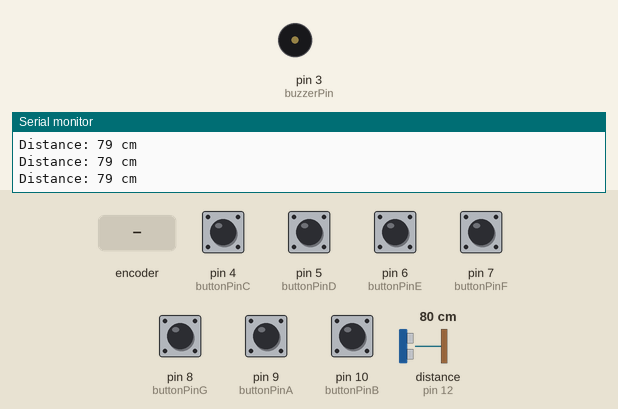
The sketch below on a simulated Arduino Uno, built with avr-gcc and run on an emulated ATmega328P. On the bench: buzzer (waves = sounding), the last lines printed to the serial monitor. Wiring (inferred from the names in the program): ultrasonic range finder: trigger pin 11; echo pin 12. Inputs (shaded band) come from the test bench; at power-on: pin 4 (buttonPinC), pin 5 (buttonPinD), pin 6 (buttonPinE), pin 7 (buttonPinF), pin 8 (buttonPinG), pin 9 (buttonPinA), pin 10 (buttonPinB) HIGH, distance to the obstacle (sensor on pin 12) 80 cm. The echo pulse lasts 58.3 µs per cm.

Above: at 1.2 s.
1.3 s: rotary encoder on pin 9 (buttonPinA) / pin 10 (buttonPinB) turned 3 steps (first pin leading)
At 1.58 s:
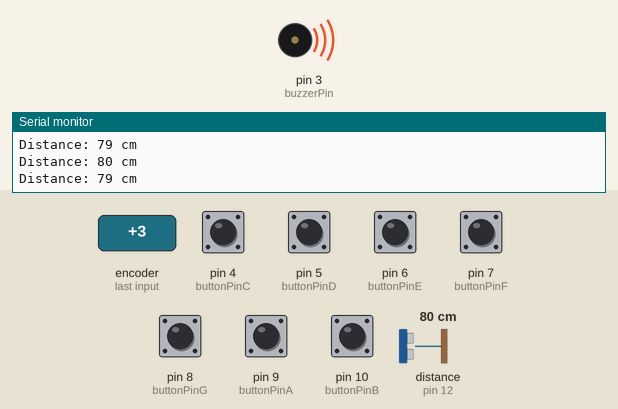
4.3 s: pin 4 (buttonPinC) pulled LOW for 0.15 s
At 5.3 s:
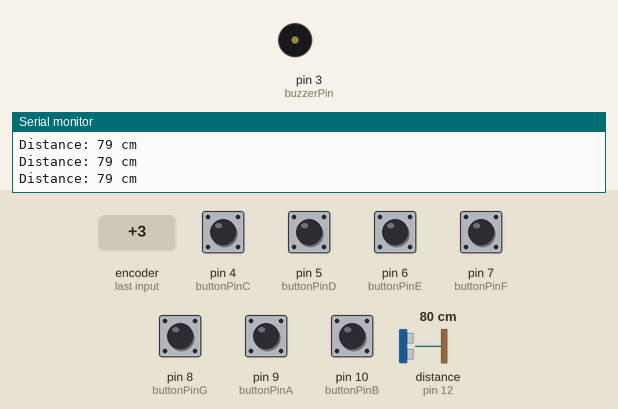
6.0 s: pin 5 (buttonPinD) pulled LOW for 1 s
At 6.19 s:
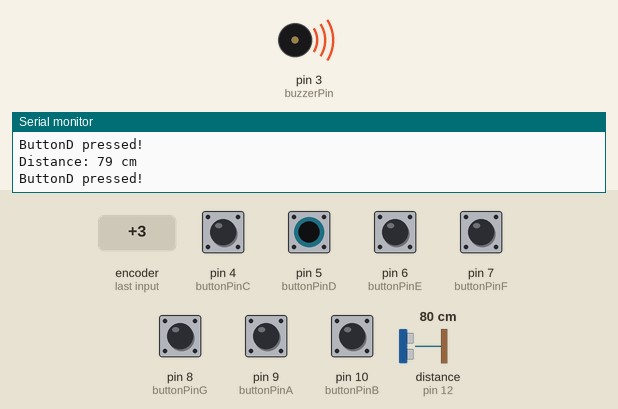
9.0 s: distance to the obstacle (sensor on pin 12) set to 12 cm
12.0 s: distance to the obstacle (sensor on pin 12) set to 9 cm
13.5 s: pin 6 (buttonPinE) pulled LOW for 0.15 s
At 13.7 s:
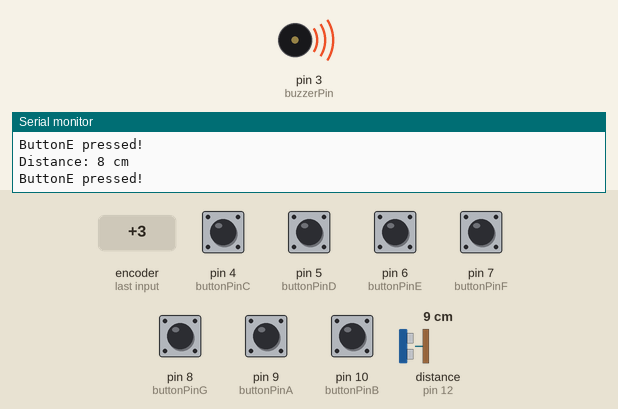
Timing chart, 0 to 16.2 s (numbered marks = the images above; inputs shaded):
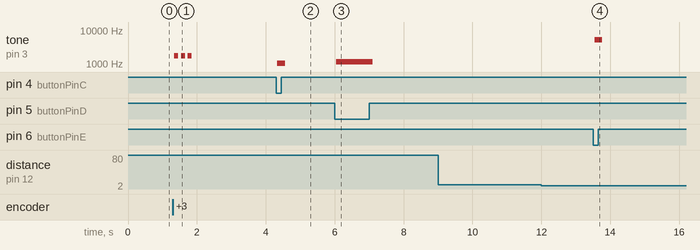

Measured:
- after the input at 1.3 s, tone on pin 3 (buzzerPin): silent → 1755 Hz at once, then repeats every 0.20 s: 1756 Hz 0.01 s, 1757 Hz 0.01 s, 1758 Hz 0.01 s, 1759 Hz 0.01 s, 1760 Hz 0.01 s, 1761 Hz 0.01 s, 1762 Hz 0.01 s, 1763 Hz 0.01 s, 1764 Hz 0.01 s, silent 0.10 s, 1755 Hz 0.01 s, until it stays silent from 1.8 s
- after the input at 4.3 s, tone on pin 3 (buzzerPin): plays 1035 Hz for 0.01 s, 1036 Hz for 0.01 s, 1037 Hz for 0.01 s, 1038 Hz for 0.01 s, 1039 Hz for 0.01 s, 1040 Hz for 0.01 s … (20 notes in this stretch), starting at once
- after the input at 6.0 s, tone on pin 3 (buzzerPin): silent → 1163 Hz at once, then repeats every 0.11 s: 1164 Hz 0.01 s, 1165 Hz 0.01 s, 1166 Hz 0.01 s, 1167 Hz 0.01 s, 1168 Hz 0.01 s, 1169 Hz 0.01 s, 1170 Hz 0.01 s, 1171 Hz 0.01 s, 1172 Hz 0.02 s, 1163 Hz 0.01 s, until it stays silent from 7.1 s
- after the input at 13.5 s, tone on pin 3 (buzzerPin): plays 5243 Hz for 0.01 s, 5244 Hz for 0.01 s, 5245 Hz for 0.01 s, 5246 Hz for 0.01 s, 5247 Hz for 0.01 s, 5248 Hz for 0.01 s … (20 notes in this stretch), starting after 0.05 s

The sketch:

Elec_Project2_copy_20240419124537.ino
```cpp
#define echoPin 12
#define trigPin 11
// Define the pin for the push button
const int buttonPinC = 4;
const int buttonPinD = 5;
const int buttonPinE = 6;
const int buttonPinF = 7;
const int buttonPinG = 8;
const int buttonPinA = 9;
const int buttonPinB = 10;
// Define the pin for the buzzer
const int buzzerPin = 3;


long duration;
int distance;

// Octave frequencies for each 5 cm range of distances
// int f[] = {131, 147, 165, 175, 196, 220, 247};
// int f[] = {520,584,656,696,764,880,976};
int f[] = {1040, 1168, 1312, 1392, 1528, 1760, 1952};

void setup() {
  pinMode(trigPin, OUTPUT);
  pinMode(echoPin, INPUT);
  Serial.begin(9600);
  Serial.println("Distance measurement using Arduino Uno.");
  delay(5);

  // Set the button pin as input
  pinMode(buttonPinC, INPUT);
  pinMode(buttonPinD, INPUT);
  pinMode(buttonPinE, INPUT);
  pinMode(buttonPinF, INPUT);
  pinMode(buttonPinG, INPUT);
  pinMode(buttonPinA, INPUT);
  pinMode(buttonPinB, INPUT);

  // Enable internal pull-up resistor for the button pin
  digitalWrite(buttonPinC, HIGH);
  digitalWrite(buttonPinD, HIGH);
  digitalWrite(buttonPinE, HIGH);
  digitalWrite(buttonPinF, HIGH);
  digitalWrite(buttonPinG, HIGH);
  digitalWrite(buttonPinA, HIGH);
  digitalWrite(buttonPinB, HIGH);

  // Set the buzzer pin as output
  pinMode(buzzerPin, OUTPUT);

  // Initialize Serial communication
  Serial.begin(9600);
}


int getDistance() {
    digitalWrite(trigPin, LOW);
    delayMicroseconds(2);
    digitalWrite(trigPin, HIGH);
    delayMicroseconds(10);
    digitalWrite(trigPin, LOW);
    duration = pulseIn(echoPin, HIGH);
    distance = duration * 0.0344 / 2;
    return distance;
}

int mapDistanceToFrequency(int distance) {
    if (distance <= 5) {
        return 1;
    } else if (distance <= 10) {
        return 4;
    } else if (distance <= 15) {
        return 6;
    } else {
        return 1; // Return 0 if distance is out of range
    }
}


void loop() {
  // Read the state of the button
  int buttonStateC = digitalRead(buttonPinC);
  int buttonStateD = digitalRead(buttonPinD);
  int buttonStateE = digitalRead(buttonPinE);
  int buttonStateF = digitalRead(buttonPinF);
  int buttonStateG = digitalRead(buttonPinG);
  int buttonStateA = digitalRead(buttonPinA);
  int buttonStateB = digitalRead(buttonPinB);
  int measuredDistance = getDistance();
    Serial.print("Distance: ");
    Serial.print(measuredDistance);
    Serial.println(" cm");
    // delay(100);

    // Button C
  if (buttonStateC == LOW) {
    Serial.println("ButtonC pressed!");
    // Activate the buzzer
    int frequency = f[0]*mapDistanceToFrequency(measuredDistance);
    for (int i=frequency-5; i<frequency+5; i++) {
      tone(buzzerPin, i); // 1000 Hz frequency
      delay(10); // Optional debounce delay
    }
    // Stop the buzzer
    noTone(buzzerPin);
  }

    // Button D
  if (buttonStateD == LOW) {
    Serial.println("ButtonD pressed!");
    // Activate the buzzer
    int frequency = f[1]*mapDistanceToFrequency(measuredDistance);
    for (int i=frequency-5; i<frequency+5; i++) {
      tone(buzzerPin, i); // 1000 Hz frequency
      delay(10); // Optional debounce delay
    }
    // Stop the buzzer
    noTone(buzzerPin);
  }

    // Button E
  if (buttonStateE == LOW) {
    Serial.println("ButtonE pressed!");
    // Activate the buzzer
    int frequency = f[2]*mapDistanceToFrequency(measuredDistance);
    for (int i=frequency-5; i<frequency+5; i++) {
      tone(buzzerPin, i); // 1000 Hz frequency
      delay(10); // Optional debounce delay
    }
    // Stop the buzzer
    noTone(buzzerPin);
  }

    // Button F
  if (buttonStateF == LOW) {
    Serial.println("ButtonF pressed!");
    // Activate the buzzer
    int frequency = f[3]*mapDistanceToFrequency(measuredDistance);
    for (int i=frequency-5; i<frequency+5; i++) {
      tone(buzzerPin, i); // 1000 Hz frequency
      delay(10); // Optional debounce delay
    }
    // Stop the buzzer
    noTone(buzzerPin);
  }

    // Button G
  if (buttonStateG == LOW) {
    Serial.println("ButtonG pressed!");
    // Activate the buzzer
    int frequency = f[4]*mapDistanceToFrequency(measuredDistance);
    for (int i=frequency-5; i<frequency+5; i++) {
      tone(buzzerPin, i); // 1000 Hz frequency
      delay(10); // Optional debounce delay
    }
    // Stop the buzzer
    noTone(buzzerPin);
  }

  // Button A
  if (buttonStateA == LOW) {
    Serial.println("ButtonA pressed!");
    // Activate the buzzer
    int frequency = f[5]*mapDistanceToFrequency(measuredDistance);
    for (int i=frequency-5; i<frequency+5; i++) {
      tone(buzzerPin, i); // 1000 Hz frequency
      delay(10); // Optional debounce delay
    }
    // Stop the buzzer
    noTone(buzzerPin);
  }

  // Button B
  if (buttonStateB == LOW) {
    Serial.println("Button pressed!");
    // Activate the buzzer
    int frequency = f[6]*mapDistanceToFrequency(measuredDistance);
    for (int i=frequency-5; i<frequency+5; i++) {
      tone(buzzerPin, i); // 1000 Hz frequency
      delay(10); // Optional debounce delay
    }
    // Stop the buzzer
    noTone(buzzerPin);
  }


  // Check if the button is pressed (buttonState is LOW when pressed)
}
```
